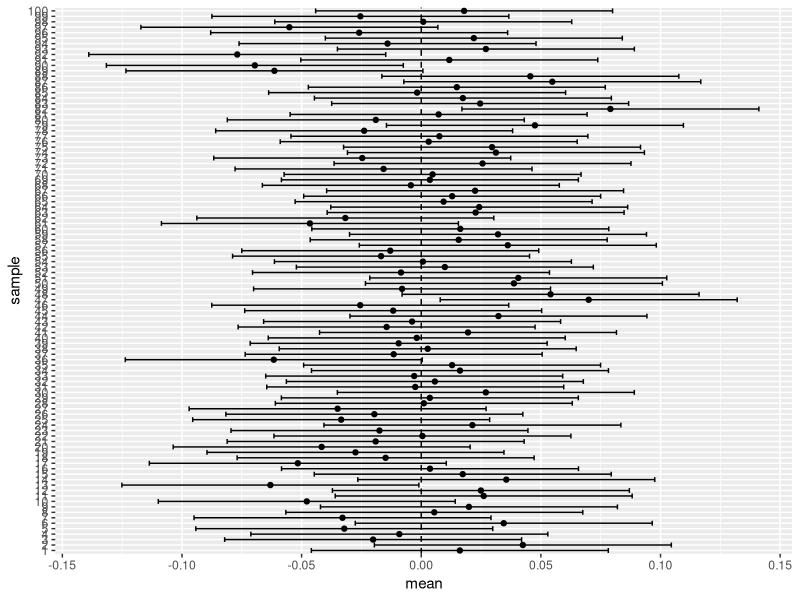

Generate this figure with R:
library(dplyr)
library(ggplot2)
library(knitr)
library(kableExtra)

describe_data<-function(x, #data vector 
                        mu,sd #populaiton parameters
){
  x.bar<-mean(x)
  df<-length(x) - 1
  bias<-abs(x.bar-mu)
  SE<-sd/sqrt(length(x))
  CI<-c(x.bar-qt(.975, df) * SE, x.bar+qt(.975, df) * SE)
  
  return(c(x.bar,bias, SE, CI))
}

iter<-100
mu<-0
sd<-1

results<-data.frame(sample=factor(1:iter),
                    mean=NA,
                    bias=NA,
                    SE=NA,
                    CI_lb=NA,
                    CI_ub=NA
                    )

set.seed(123)
for(i in 1:iter){
  results[i,-1]<-rnorm(n=1000, mean = mu, sd=sd) %>% 
              describe_data(mu=mu, sd=sd)
  
}

#plot
results %>% 
  ggplot(aes(x=sample)) + 
  geom_point(aes(y=mean))+
  geom_errorbar(aes(ymin=CI_lb, ymax=CI_ub))+
  geom_hline(yintercept = mu, linetype="dashed")+
  coord_flip()

#table
results %>% 
  filter(CI_lb>mu | CI_ub<mu) %>% 
  mutate_if(is.numeric, function(x) round(x, digits=2)) %>% 
  kbl() %>% 
  kable_classic(full_width = F, html_font = "Cambria")
